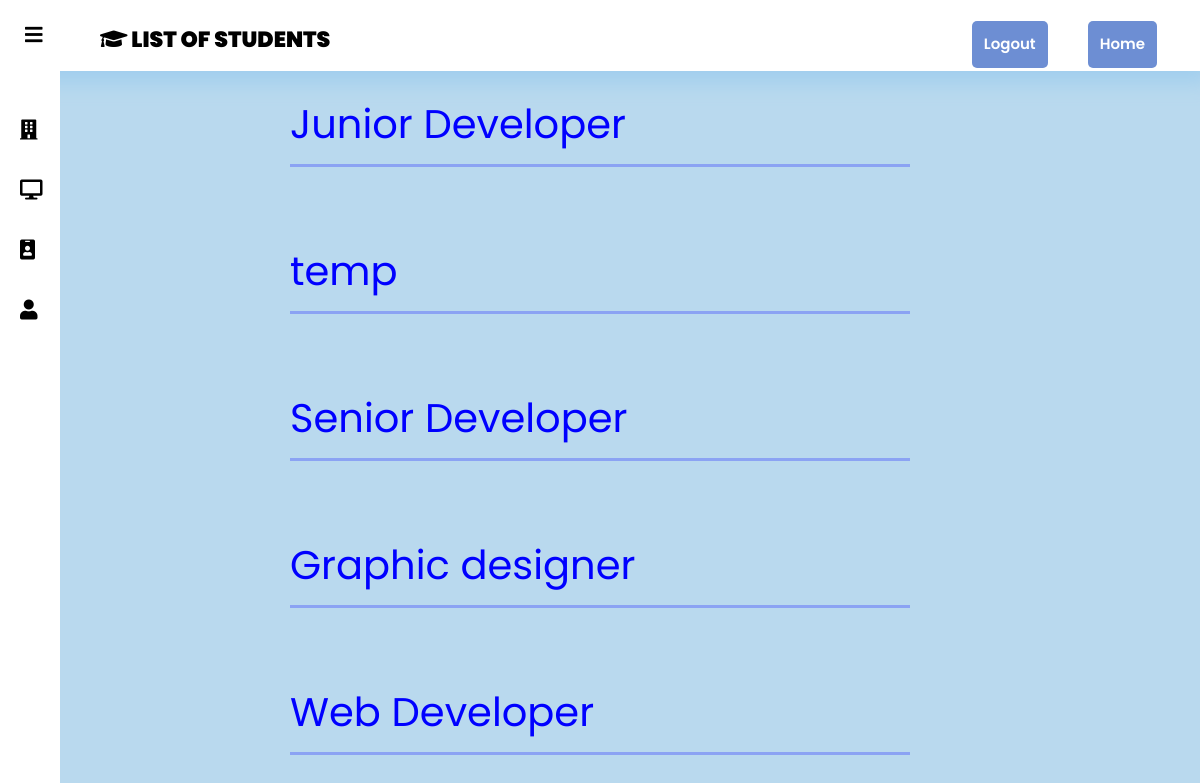
The app's page /company/invited/ (signed in) with its own data.
### company/models.py (models this page shows, shortened)
class Job(models.Model):
    user=models.ForeignKey(get_user_model(),null=True,on_delete=models.CASCADE)
    position=models.CharField(max_length=200)
    expected=models.TextField()
    salary=models.DecimalField(max_digits=10,decimal_places=2)
    vacancy=models.IntegerField()
    desc=models.TextField()
    job_time=models.DecimalField(max_digits=4,decimal_places=2)
    job_responsibilty=models.TextField()
    date_posted=models.DateTimeField(default=timezone.now)
    hide_key=models.BooleanField(default=False)

### company/views.py (the view)
# urls.py: path('invited/',InvitedHomeView,name="invited-home-view"),
def InvitedHomeView(request):
    jobs=Job.objects.filter(user=request.user)
    invited=InvitedStudent.objects.filter(job__id__in=jobs.all())
    context={
        'jobs':jobs,
        'invited':invited,
    }
    return render(request,'company/invited_home.html',context)

### company/templates/company/invited_home.html (shortened to what this page needs)
{%extends 'company/basic.html'%}
{%block name%}
List of Students
{%endblock%}
{% block display%}
{%if request.user.is_authenticated and request.user.user_type == "company"  %}
    <div class="sidebar" style="z-index: 1;">
        <a href="{% url 'jobs-list'%}"><i class="fa fa-building" aria-hidden="true"></i><span>Jobs</span></a>
        <a id="active-link" href="#"><i class="fas fa-desktop"></i><span>Forum</span></a>
        {% if request.user.companyprofile %}
        <a href="{% url 'edit-c-profile' request.user.companyprofile.id %}"><i class="fa fa-id-badge" aria-hidden="true"></i><span>Details</span></a>
        {%else%}
        <a href="{% url 'create-c-profile' %}"><i class="fa fa-id-badge" aria-hidden="true"></i><span>Details</span></a>
        {%endif%}
        <a href="{% url 'company-profile'%}"><i class="fa fa-user" aria-hidden="true"></i><span>Profile</span></a>
    </div>
    <div style="padding: 100px 290px;">
        {% for job in jobs %}
            <h1 style="color: blue;font-weight:400">{{job.position}}<hr style="color: blue;height:3px"></h1>
        <br><br>
        {%endfor%}
    </div>
{%endif%}
{%endblock%}

### static/company/css/company.css (style rules this page uses)
body { margin: 0; padding: 0; font-family: 'Poppins', sans-serif; background: #b9d9ee; }
.sidebar { background: #fff; margin-top: 70px; padding-top: 30px; position: fixed; left: 0; width: 250px; height: 100%; transition: 0.5s; transition-property: left; }
.sidebar a { color: #000; display: block; width: 100%; line-height: 60px; text-decoration: none; padding-left: 40px; box-sizing: border-box; transition: 0.5s; transition-property: background; }
.sidebar i { padding-right: 10px; }
#check:checked ~ .sidebar { left: -190px; }
#check:checked ~ .sidebar a { font-size: 20px; margin-left: 170px; width: 80px; }

### records on screen
Job: position "Junior Developer"
Job: position "temp"
Job: position "Senior Developer"
Job: position "Graphic designer"
Job: position "Web Developer"
